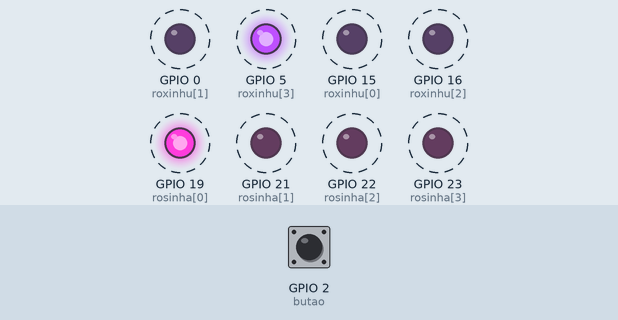
This sketch was run on a simulated ESP32. Parts: output pins drawn as LEDs (lit = HIGH). Dashed ring = blinking. The inputs (shaded band) are chosen by the test bench; at power-on: GPIO 2 (butao) HIGH.

Above: at 2.8 s.
2.9 s: GPIO 2 (butao) pulled LOW for 1.2 s
At 3.8 s:
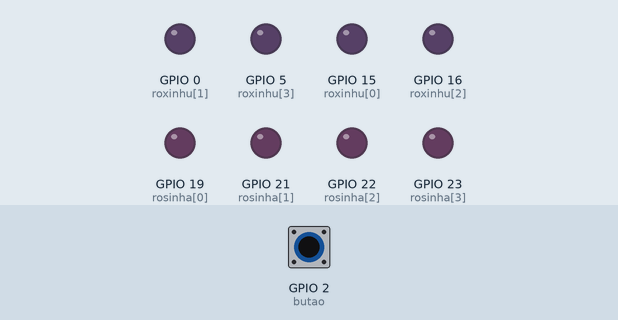
6.4 s: GPIO 2 (butao) pulled LOW for 3.2 s
At 9.72 s:
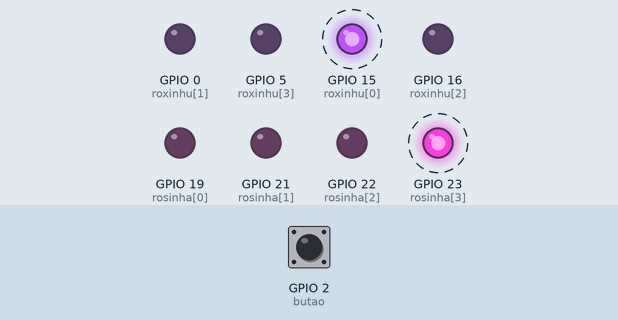
Timing chart, 0 to 17.1 s (numbered marks = the images above; inputs shaded):
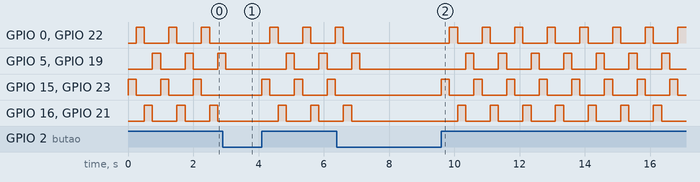

The sketch:

sketch.ino
```cpp
#define leds 4
#define butao 2

int roxinhu[leds] = {15, 0, 16, 5};
int rosinha[leds] = {19, 21, 22, 23};

void setup() {
 for(int i = 0; i < leds; i++){
    pinMode(roxinhu[i], OUTPUT);
    pinMode(rosinha[i], OUTPUT);
 }
 pinMode(butao, INPUT_PULLUP);
}

void loop() {
  while(digitalRead(butao) == HIGH){
    for(int i = 0; i < leds; i++){
      digitalWrite(roxinhu[i], HIGH);
      digitalWrite(rosinha[leds - 1 - i], HIGH);
      delay(250);
      digitalWrite(roxinhu[i], LOW);
      digitalWrite(rosinha[leds - 1 - i], LOW);
    }
  }
}
```

Measured:
- by itself, GPIO 0 (roxinhu[1]), GPIO 22 (rosinha[2]): repeats every 1.0 s: HIGH 0.25 s, LOW 0.75 s
